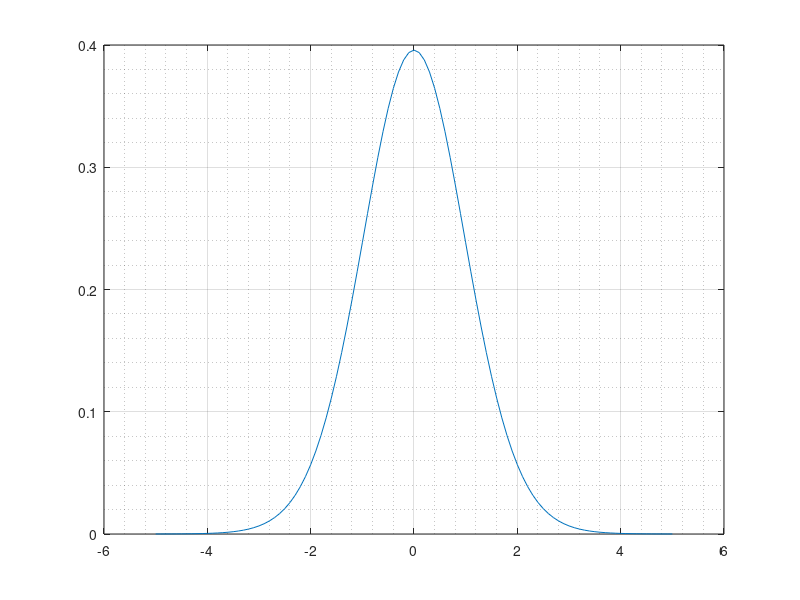

The MATLAB source for this figure: (Note: this script raises an error after producing the figure.)
% Foundation of Neuroscience/ HW1 
clc; clear; close all;

% all functions are defined at the end of the code

%% question2
clc; clear; close all;

meanHeight = 15.7; % standard mean of the sunflower

measuredHeights = [11.5 11.8 15.7 16.1 14.1 ...
    10.5 9.3 15.0 11.1 15.2 19.0 12.8 12.4 ...
    19.2 13.5 12.2 13.3 16.5 13.5 14.4 16.7 ...
    10.9 13.0 10.3 15.8 15.1 17.1 13.3 12.4 ...
    8.5 14.3 12.9 13.5]; % measured heights of the flower sample

% one-sample t-test
df = length(measuredHeights)-1;
[h,p,ci,stats] = ttest(measuredHeights,meanHeight);
tValue = stats.tstat;
CriticaltValue = tinv(p,df);

% draw t distribution
x = -5:.1:5;
y = tpdf(x,df);

figure;
plot(x,y);
grid on; grid minor;

% critical t value
hold on;
x1 = xline(CriticaltValue,'--r',{'Critical t-Value'},'Color','red');
xl.LabelVerticalAlignment = 'middle';
xl.LabelHorizontalAlignment = 'center';

% test t-value
x2 = xline(tValue,'--r',{'t-Value'},'Color','black');

x2.LabelVerticalAlignment = 'middle';
x2.LabelHorizontalAlignment = 'center';

legend('df = 32');

% data distribution
figure;
histfit(measuredHeights,7);
ylim([1 15]);
grid on; grid minor;
legend('df = 32');
% critical t value
hold on;
x1 = xline(CriticaltValue+mean(measuredHeights),'--r',{'Critical t-Value'},'Color','red');
xl.LabelVerticalAlignment = 'middle';
xl.LabelHorizontalAlignment = 'center';

% test t-value
x2 = xline(tValue+mean(measuredHeights),'--r',{'t-Value'},'Color','black');
x2.LabelVerticalAlignment = 'middle';
x2.LabelHorizontalAlignment = 'center';
